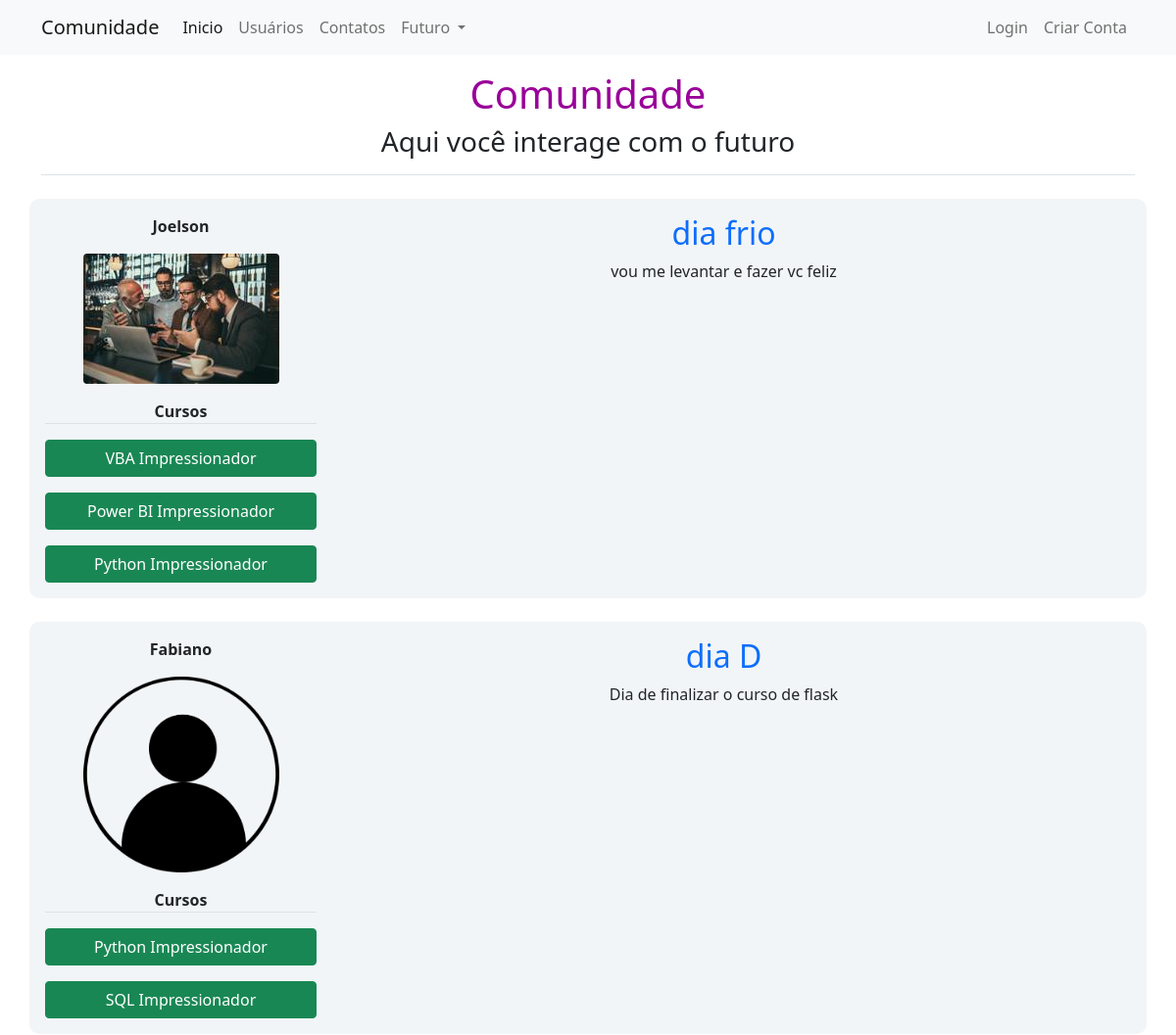
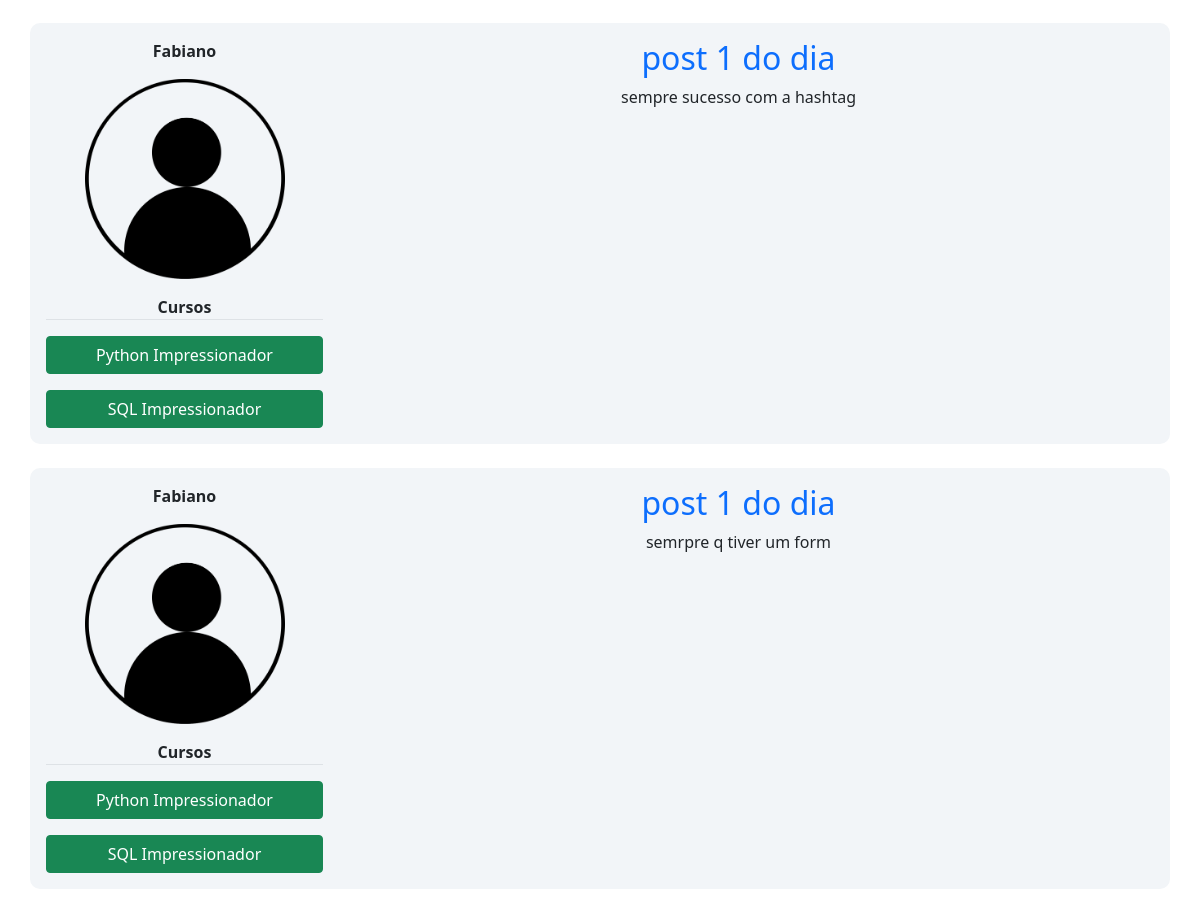
Before: / with the older database file (2 pictures, top to bottom).
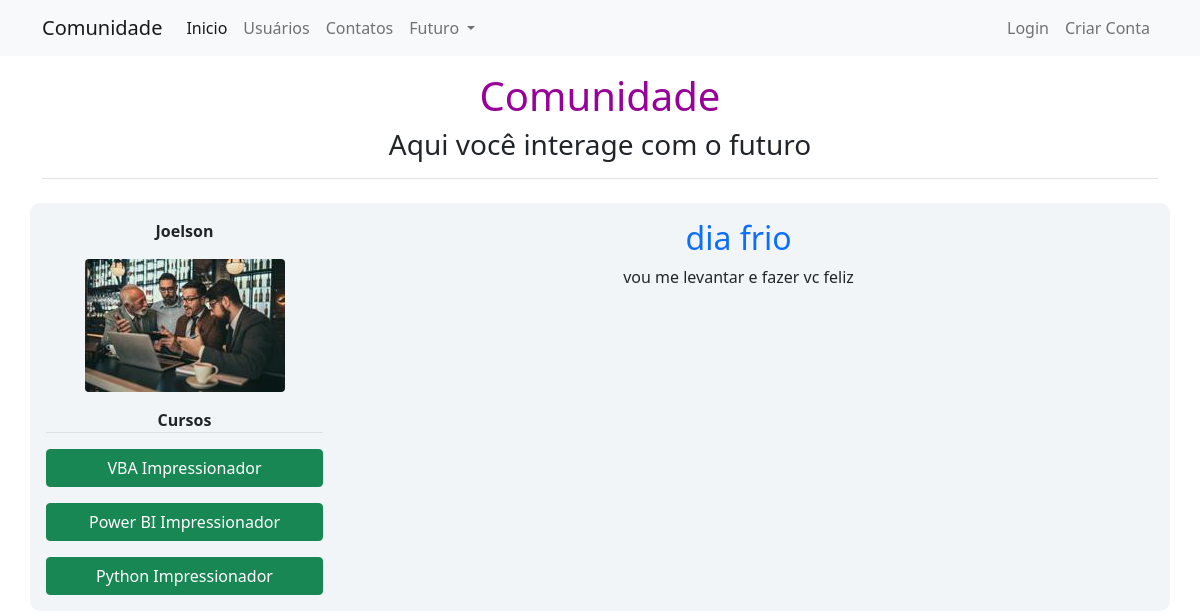
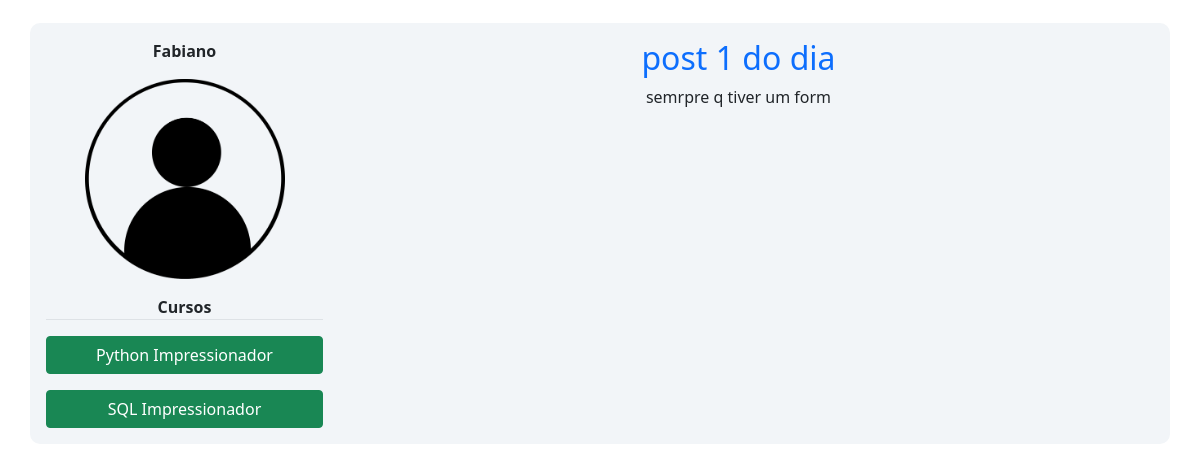
After: the same page with the newer database file (2 pictures, top to bottom).
### comunidade/models.py (models this page shows)
class Post(database.Model):
    id = database.Column(database.Integer, primary_key=True)
    titulo = database.Column(database.String, nullable=False)
    corpo = database.Column(database.Text, nullable=False)
    data_criacao = database.Column(database.DateTime, nullable=False, default=datetime.utcnow)
    id_usuario = database.Column(database.Integer, database.ForeignKey('usuario.id'), nullable=False)

class Usuario(database.Model, UserMixin):
    id = database.Column(database.Integer, primary_key=True)
    username = database.Column(database.String, nullable=False)
    email = database.Column(database.String, nullable=False, unique=True)
    senha = database.Column(database.String, nullable=False)
    foto_perfil = database.Column(database.String, default='default.jpg')
    posts = database.relationship('Post', backref='autor', lazy=True)
    cursos = database.Column(database.String, nullable=False, default='Não Informado')

### comunidade/routes.py (the view)
@app.route('/')
def home():
    posts = Post.query.order_by(Post.id.desc())
    return render_template("home.html", posts=posts)

### comunidade/templates/home.html
{% extends 'base.html' %}
{% block body %}
    <main class="container mt-3">
        <h1 class="orange text-center">Comunidade</h1>
        <h3 class="border-bottom pb-3 text-center">Aqui você interage com o futuro</h3>
        {% for post in posts %}
        <section class="row mt-4 mb-3 p-3 meupost">
            <article class="col-3">
                <article class="text-center pb-3">
                    <strong>{{ post.autor.username }}</strong>
                </article>
                <figure class="image text-center">
                    <img src="{{ url_for('static', filename='fotos_perfil/{}'.format(post.autor.foto_perfil)) }}" class="rounded" width="200">
                </figure>
                <article class="row">
                    <strong class="border-bottom text-center">Cursos</strong>
                    {% for curso in post.autor.cursos.split(';') %}
                        <button type="button" class="btn btn-success mt-3" disable>{{ curso }}</button>
                    {% endfor %}
                </article>
            </article>
            <article class="col-9 text-center">
                <a class="post-exibir" href="{{ url_for('exibir_post', post_id=post.id) }}">
                    <h2>{{ post.titulo }}</h2>
                </a>
                <p>{{ post.corpo }}</p>
            </article>
        </section>
        {% endfor %}
    </main>
{% endblock %}

Changed rows visible on the page:
removed Post: autor.username "Fabiano", foto_perfil (placeholder picture), curso "Python Impressionador" "SQL Impressionador", titulo "dia D", corpo "Dia de finalizar o curso de flask"
removed Post: autor.username "Fabiano", foto_perfil (placeholder picture), curso "Python Impressionador" "SQL Impressionador", titulo "post 1 do dia", corpo "sempre sucesso com a hashtag"
